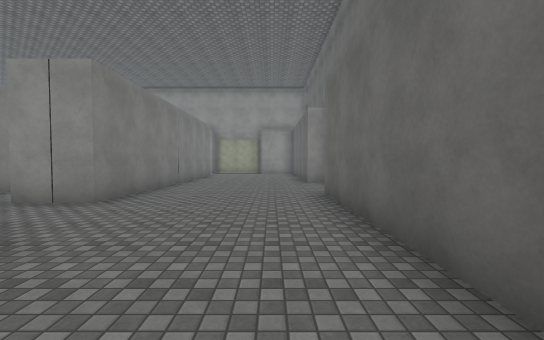
View 1 (above)

24 first-person views from a walk through a 3-D level made in the Unity game engine. The camera is 1.5 m above the floor, tilts 2° down and sees 90° across. The floor is counted in squares, 2 m on a side. Each view is taken from the middle of a square. On the plan, view 1 faces up. The plan holds only what a view shows up to about 10 squares ahead; the rest is blank. The place goes on beyond the plan. The player is left out. Surface patterns are stand-ins for the level's own textures.

View 2
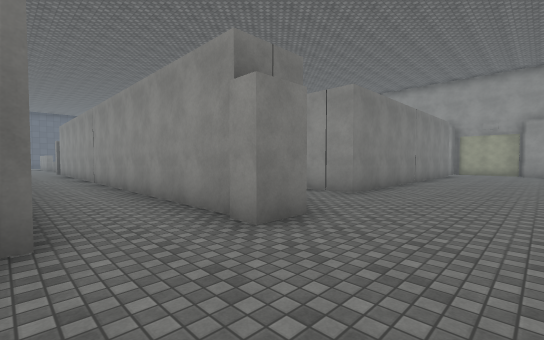

View 3
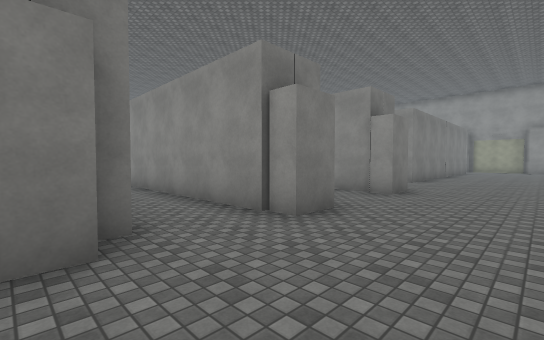

View 4
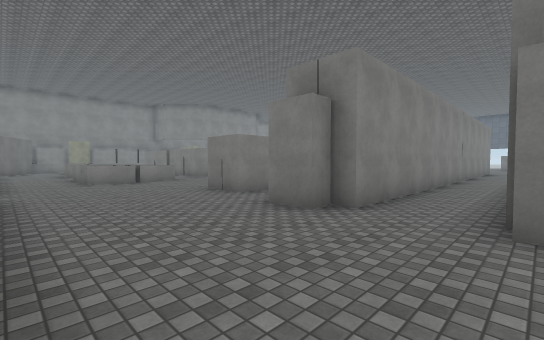

View 5
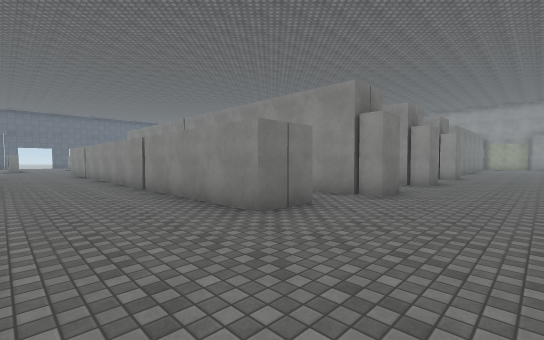

View 6
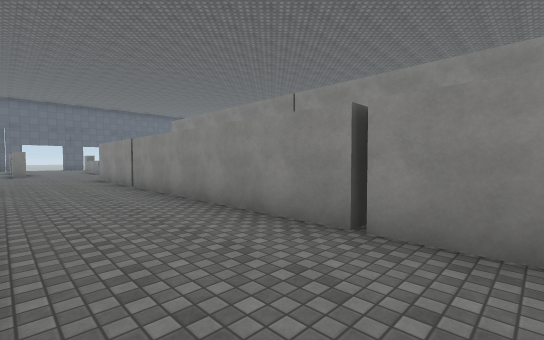

View 7
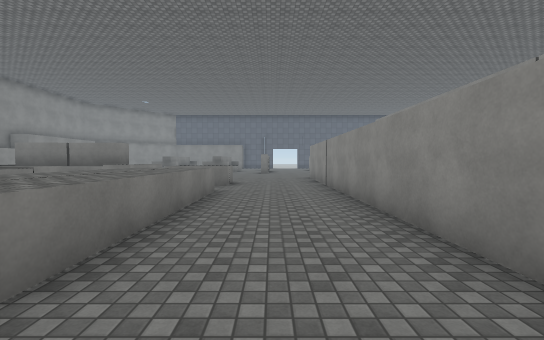

View 8
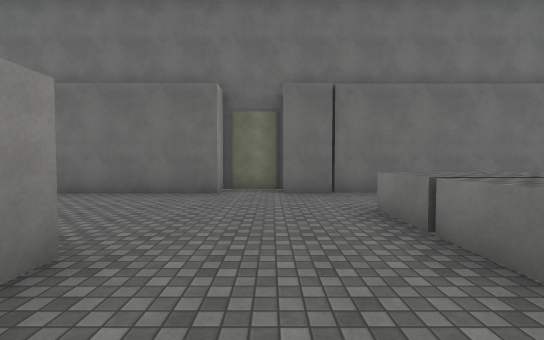

View 9
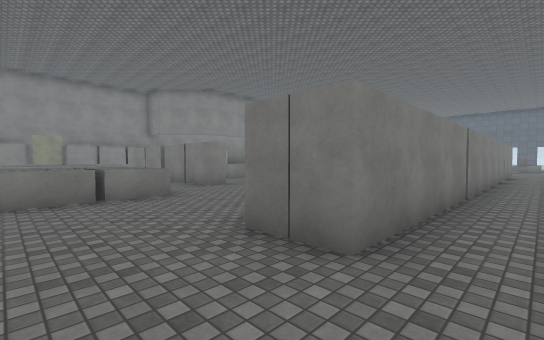

View 10
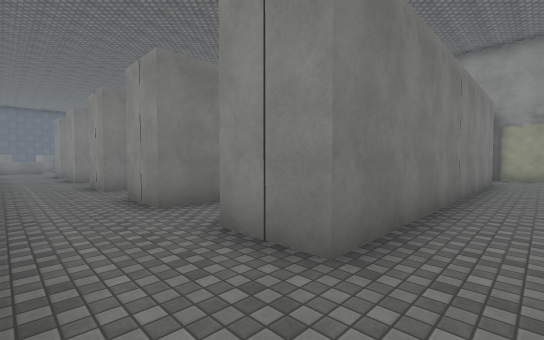

View 11
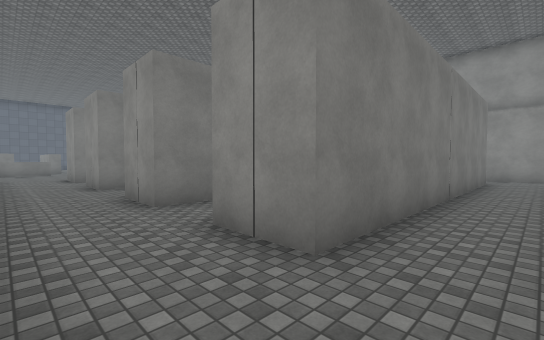

View 12
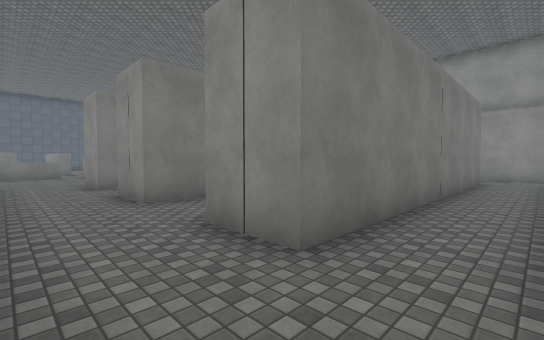

View 13
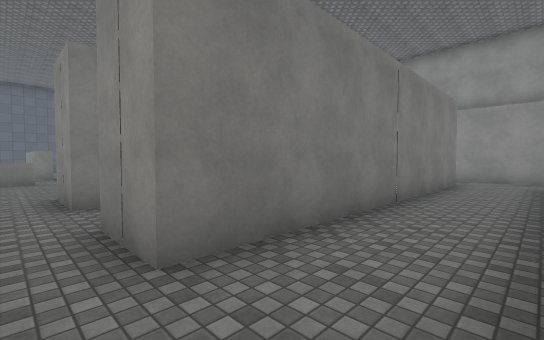

View 14
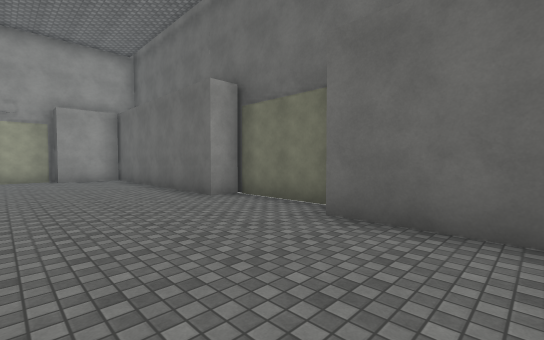

View 15
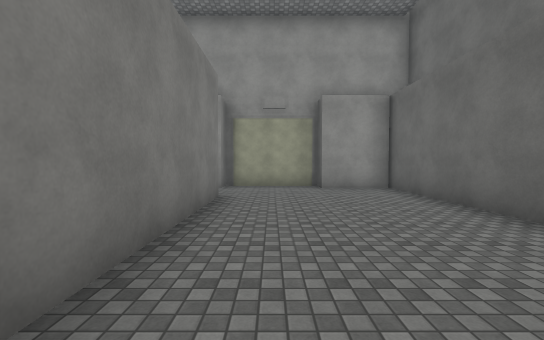

View 16
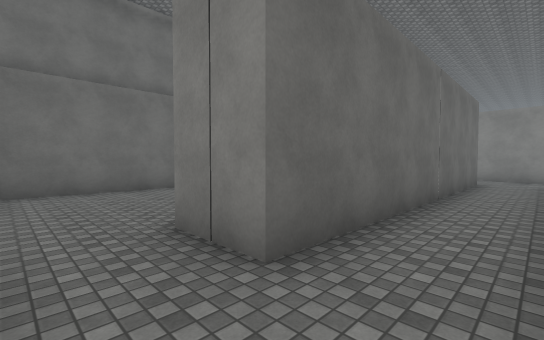

View 17
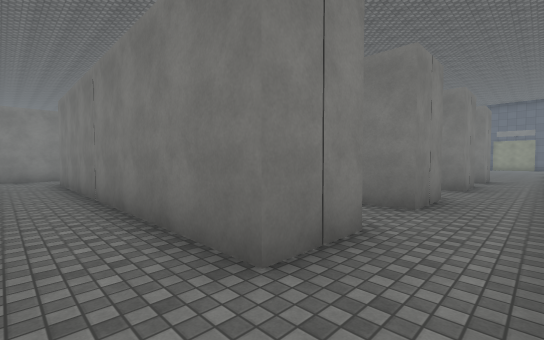

View 18
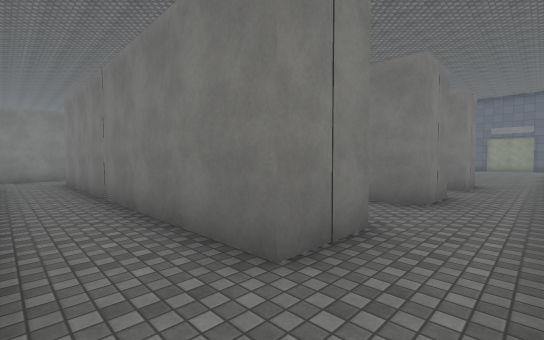

View 19
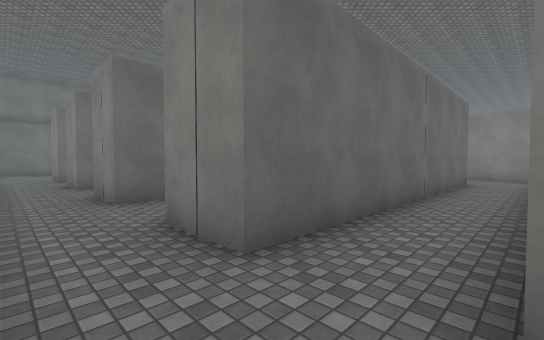

View 20
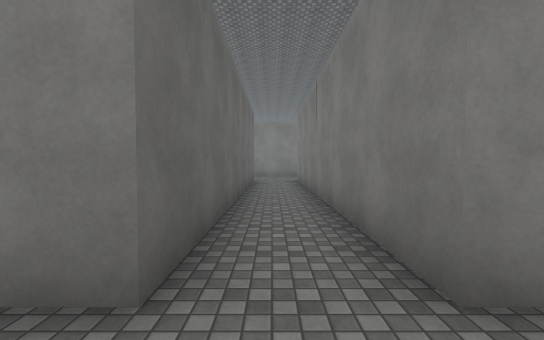

View 21
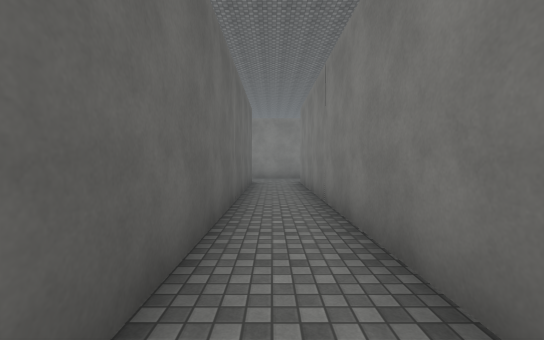

View 22
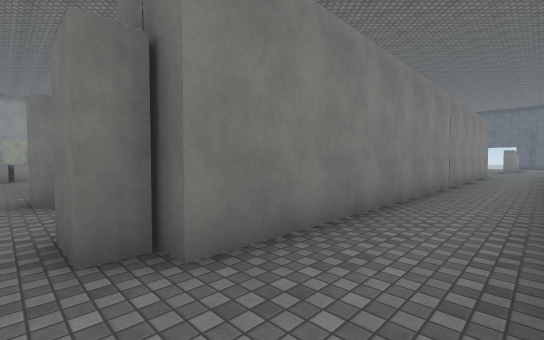

View 23
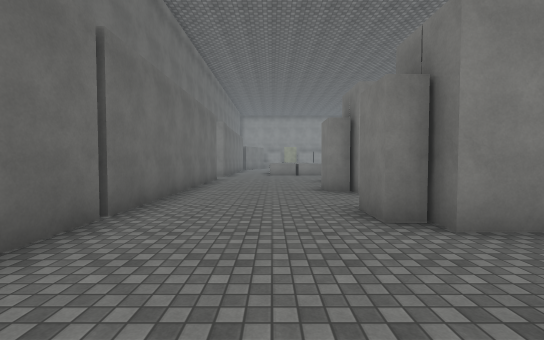

View 24
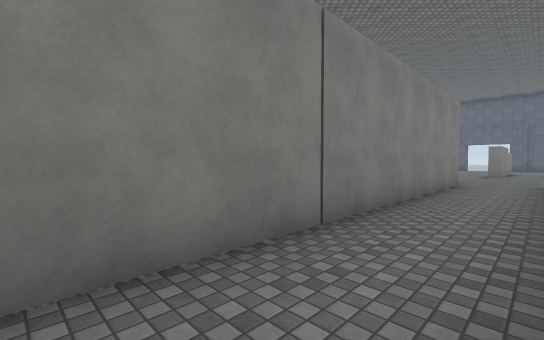

### Floor plan
Ten units are one square. View 1 is at (0, 0); x grows to the right and y downward. Boxes are objects, and circles mark ways between rooms. Rooms are numbered by the first view taken in them; rooms with no view inside come last. Other rooms are left out.
<svg viewBox="-170 -165 194 295">
<path fill="none" stroke="#000" d="M-29 19 -29 24M-29 45 -23 45 -23 55 -41 55M-29 12 -23 12 -23 23 -86 23M-23 -21 -23 -12 -120 -12M-111 41 -29 41 -29 48M-140 70 -29 70 -29 84 -165 84M-126 114 -73 114M12 125 12 103 19 103 19 88 12 88 12 -61M-165 8 -29 8 -29 15M19 -65 19 -90 12 -90 12 -154 -6 -154 -6 -160 -25 -160M-139 113 -139 124M-31 -136 -31 -47M-31 -47 -46 -47 -46 -136 -31 -136M-63 -136 -63 -47M-50 -154 -65 -154M-65 -27 -43 -27M-25 -160 -34 -160 -34 -152M-77 -132 -77 -136 -63 -136M-63 -47 -78 -47M-94 -136 -94 -47M-80 -154 -94 -154M-98 -27 -65 -27M-94 -47 -109 -47M-109 -127 -109 -136 -94 -136M-129 -136 -129 -47 -143 -47M-94 -154 -133 -154M-165 -136 -160 -136 -160 -47M-143 -47 -143 -136 -129 -136M-160 -47 -165 -47M-158 -27 -141 -27"/>
<rect x="-35" y="115" width="10" height="10" fill="#bbb"><title>other object</title></rect>
<rect x="-25" y="115" width="20" height="10" fill="#bbb"><title>other object</title></rect>
<circle cx="-35" cy="-145" r="3" fill="#2a7"/>
<circle cx="-35" cy="-35" r="3" fill="#2a7"/>
<circle cx="-70" cy="-145" r="3" fill="#2a7"/>
<circle cx="-70" cy="-35" r="3" fill="#2a7"/>
<circle cx="-100" cy="-145" r="3" fill="#2a7"/>
<circle cx="-100" cy="-35" r="3" fill="#2a7"/>
<circle cx="-135" cy="-145" r="3" fill="#2a7"/>
<circle cx="-135" cy="-35" r="3" fill="#2a7"/>
<circle cx="-150" cy="-50" r="3" fill="#2a7"/>
<text x="-50" y="30">1</text>
<text x="-50" y="-90">2</text>
<text x="-80" y="-90">3</text>
<text x="-120" y="-80">4</text>
<text x="-150" y="-120">5</text>
<text x="-160" y="-40">6</text>
</svg>
Room 1 opens to room 2. Room 2 opens to room 3. Room 3 opens to room 4. Room 4 opens to room 5. Room 4 opens to room 6. Room 5 opens to room 6.

Where each view was taken, in squares from view 1:
view 1: 0 up, 0 right, facing up
view 2: 1 down, 0 right, facing up-left
view 3: 5 down, 0 right, facing up-left
view 4: 2 down, 1 right, facing down-left
view 5: 11 down, 0 right, facing up-left
view 6: 11 down, 6 left, facing up-left
view 7: 10 down, 6 left, facing left
view 8: 10 down, 5 left, facing right
view 9: 6 down, 1 left, facing down-left
view 10: 3 up, 2 left, facing up-left
view 11: 3 up, 5 left, facing up-left
view 12: 3 up, 8 left, facing up-left
view 13: 4 up, 11 left, facing up-left
view 14: 4 up, 2 left, facing up-right
view 15: 8 up, 2 left, facing up
view 16: 15 up, 6 left, facing down-right
view 17: 15 up, 5 left, facing down-left
view 18: 15 up, 8 left, facing down-left
view 19: 15 up, 16 left, facing down-right
view 20: 15 up, 15 left, facing down
view 21: 14 up, 15 left, facing down
view 22: 1 up, 2 left, facing down-left
view 23: 2 up, 1 left, facing down
view 24: 1 up, 8 left, facing down-left
